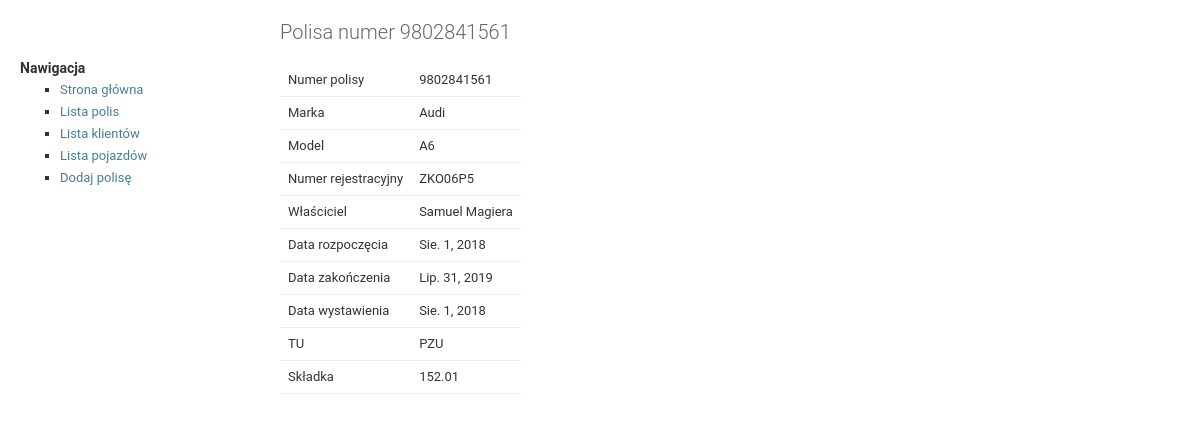
Screenshot of /helper/1/details/ with the database file from the repository.
### helper/models.py (models this page shows, shortened)
class Policy(models.Model):
    INSTALLMENTS_CHOICES = (
        (1, 'jedna'),
        (2, 'dwie'),
        (4, 'cztery'),
    )
    PAYMENT_CHOICES = (
        (1, 'gotówka'),
        (2, 'przelew')
    )
    number = models.CharField(max_length=20)
    date_issued = models.DateField()
    date_start = models.DateField()
    date_end = models.DateField()
    premium = models.DecimalField(max_digits=7, decimal_places=2)
    installments = models.IntegerField(
        choices = INSTALLMENTS_CHOICES,
        default=1,
    )
    payment = models.IntegerField(
        choices=PAYMENT_CHOICES,
        default=1,
    )
    insurer = models.ForeignKey(Insurer, on_delete=models.CASCADE)
    vehicle = models.ForeignKey(Vehicle, on_delete=models.CASCADE)

class Vehicle(models.Model):
    OSOBOWY = "OS"
    CIEZAROWY = "CI"
    MOTOCYKL = "MO"
    PRZYCZEPA = "PR"
    CIAGNIK_ROLNICZY = "CR"
    CIAGNIK_SIODLOWY = "CS"
    AUTOBUS = "AU"
    TYPE_CHOICE = (
        (OSOBOWY, 'Osobowy'),
        (CIEZAROWY, 'Ciężarowy'),
        (MOTOCYKL, 'Motocykl'),
        (PRZYCZEPA, 'Przyczepa'),
        (CIAGNIK_ROLNICZY, 'Ciągnik rolniczy'),
        (CIAGNIK_SIODLOWY, 'Ciągnik siodłowy'),
        (AUTOBUS, 'Autobus'),
    )
    vehicle_type = models.CharField(
        max_length=2,
        choices=TYPE_CHOICE,
        default=OSOBOWY,
    )
    make = models.CharField(max_length=50)
    model = models.CharField(max_length=50)
    reg_number = models.CharField(max_length=10)
    vin = models.CharField(max_length=17)
    manufacture_year = models.IntegerField
    capacity = models.IntegerField
    power = models.IntegerField
    seats = models.IntegerField
    first_registered = models.DateField
    owner = models.ForeignKey(Client, on_delete=models.CASCADE)
    leasing = models.ForeignKey(Leasing, blank=True, null=True,
                                on_delete=models.SET_NULL)

class Client(models.Model):
    name = models.CharField(max_length=100)
    pesel_or_regon = models.CharField(max_length=20)
    address = models.CharField(max_length=200)
    phone_number = models.CharField(max_length=20)
    email = models.CharField(max_length=100)

class Insurer(models.Model):
    name = models.CharField(max_length=20)
    def __str__(self):
        return self.name

### helper/views.py (the view)
# urls.py: path('<int:pk>/details/', views.DetailView.as_view(), name='details'),
class DetailView(generic.DetailView):
    model = Policy
    template_name = 'helper/details.html'

### helper/templates/helper/details.html (shortened to what this page needs)
{% extends "helper/base.html" %}
{% block content %}
<h1>Polisa numer {{ policy.number }}</h1>
<table>
    <tr>
        <td>Numer polisy</td>
        <td>{{ policy.number }}</td>
    </tr>
    <tr>
        <td>Marka</td>
        <td>{{ policy.vehicle.make }}</td>
    </tr>
    <tr>
        <td>Model</td>
        <td>{{ policy.vehicle.model }}</td>
    </tr>
    <tr>
        <td>Numer rejestracyjny</td>
        <td>{{ policy.vehicle.reg_number }}</td>
    </tr>
    <tr>
        <td>Właściciel</td>
        <td>{{ policy.vehicle.owner.name }}</td>
    </tr>
    <tr>
        <td>Data rozpoczęcia</td>
        <td>{{ policy.date_start }}</td>
    </tr>
    <tr>
        <td>Data zakończenia</td>
        <td>{{ policy.date_end }}</td>
    </tr>
    <tr>
        <td>Data wystawienia</td>
        <td>{{ policy.date_issued }}</td>
    </tr>
    <tr>
        <td>TU</td>
        <td>{{ policy.insurer }}</td>
    </tr>
    <tr>
        <td>Składka</td>
        <td>{{ policy.premium }}</td>
    </tr>
</table>
<br>
{% endblock %}

### helper/static/helper/main.css (style rules this page uses)
body { margin: 0; padding: 0; font-size: 14px; font-family: "Roboto","Lucida Grande","DejaVu Sans","Bitstream Vera Sans",Verdana,Arial,sans-serif; color: #333; background: #fff; }
h1,h2,h3,h4,h5 { font-weight: bold; }
h1 { margin: 0 0 20px; font-weight: 300; font-size: 20px; color: #666; }
table { border-collapse: collapse; border-color: #ccc; }
td, th { font-size: 13px; line-height: 16px; border-bottom: 1px solid #eee; vertical-align: top; padding: 8px; font-family: "Roboto", "Lucida Grande", Verdana, Arial, sans-serif; }

### rows the page displays
Policy: number "9802841561", vehicle.make "Audi", vehicle.model "A6", vehicle.reg_number "ZKO06P5", vehicle.owner.name "Samuel Magiera", date_start "Sie. 1, 2018", date_end "Lip. 31, 2019", date_issued "Sie. 1, 2018", insurer "PZU", premium "152.01"
